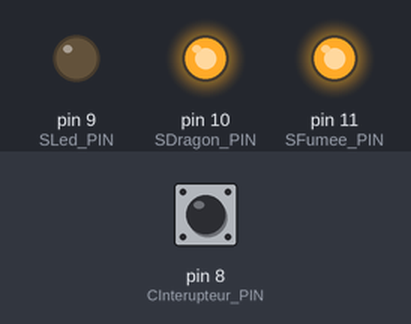
Recording of a sketch running on a simulated Arduino Uno, built with avr-gcc and run on an emulated ATmega328P. Parts: output pins drawn as LEDs (lit = HIGH). The inputs (shaded band) are chosen by the test bench; at power-on: pin 8 (CInterupteur_PIN) HIGH. What the sketch prints to the serial monitor is not drawn.

Above: at 1.2 s.
1.3 s: pin 8 (CInterupteur_PIN) pulled LOW for 1 s
At 7.7 s:
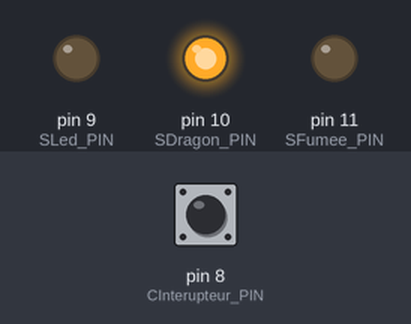
At 12.7 s:
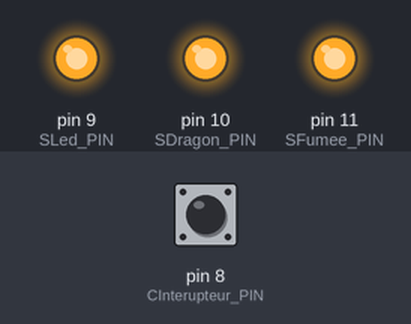
Timing chart, 0 to 14.2 s (numbered marks = the images above; inputs shaded):
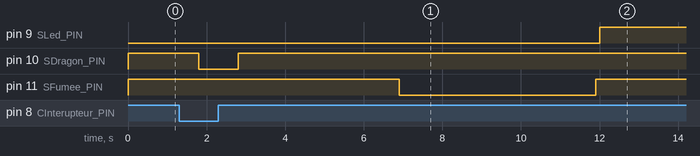

The sketch:

Mecanisme4.ino
```cpp
//FICHIER Feu H

#include "Wire.h"

#define CInterupteur_PIN 8  	//interupteur a clef
#define SLed_PIN 9          	//led controle
#define SDragon_PIN 10      	//relais dragon
#define SFumee_PIN 11       	//relais fumee
#define DEBOUNCE 500

int sd_reading = HIGH;        	//Valeur actuelle du capteur
int sd_previous = HIGH;     	//Valeur précédente du capteur
long ms_time = 0;             	//Dernière fois que le statut du mécanisme a changé

class Feu{

  private :
    bool S_Dragon;
    bool S_Fumee;
    bool S_Led;
    bool S_Feu;
    bool C_Interupteur;
    bool mechanism_status;

  private :
    bool actuator[4] = {S_Dragon, S_Fumee, S_Led, S_Feu};
    bool sensor[1] = {C_Interupteur};

  public :
    Feu();
    void setupMechanism();
    void execute();
    void receive_order();
    void send_status();
};

//FICHIER FEU CPP

Feu::Feu(){
  S_Dragon = false;
  S_Fumee = false;
  S_Led = false;
  S_Feu = false;
  C_Interupteur = false;
  mechanism_status = false;
}

void Feu::setupMechanism() {
  Serial.begin(9600);

  pinMode(CInterupteur_PIN , INPUT_PULLUP);

  pinMode(SLed_PIN, OUTPUT);
  digitalWrite(SLed_PIN , LOW);

  pinMode(SDragon_PIN, OUTPUT);
  digitalWrite(SDragon_PIN, HIGH);

  pinMode(SFumee_PIN, OUTPUT);
  digitalWrite(SFumee_PIN, HIGH);
}

void Feu::execute(){
	sd_reading = digitalRead(CInterupteur_PIN);   		//On récupère la valeur du capteur intérupteur à clef

	//on tient à vérifier si il y a eu un changement de position ou un parasite (bille qui trésaute)...
	if (sd_reading != sd_previous) {
		ms_time = millis();								//On remet le timer de déparasitage à 0
	}

	sd_previous = sd_reading;

	if (sd_reading == LOW
	&& (millis() - ms_time) > ((DEBOUNCE)/2)){ 			//On vérifie s'il y a eu un changement de position positif

		C_Interupteur = true;							//On fixe la valeur de l'attribut capteur
		Serial.print(digitalRead(CInterupteur_PIN));

		if (mechanism_status == false) {				//Si il y a eu le premier changement de position

			S_Dragon = true;							//On active l'électroaimant de la ventouse dragon
			S_Fumee = true;								//On active la fumée
			S_Led = true;								//On allume la led verte
			S_Feu = true;								//On allume l'element FEU des 4 éléments
			mechanism_status = true; 					//On valide le mécanisme
		}
	}else{												//Si il n'y a pas eu de changement de position positif

		C_Interupteur = false;							//On fixe la valeur de l'attribut capteur
		Serial.print(digitalRead(CInterupteur_PIN));
	}

	if ( S_Dragon == true ){							//Pour désactiver l'electroaimant de la ventouse dragon
		delay(100);										//On attend 0.1 seconde
		digitalWrite(SDragon_PIN, LOW); 				//On désactive l'electroaimant de la trappe dragon
		delay(1000);									//On attend 1 seconde
		digitalWrite(SDragon_PIN, HIGH);				//On réactive l'electroaimant
		delay(4000); 									//On attend 4 secondes
		S_Dragon = false;								//On change la valeur de l'attribut
	}

	if ( S_Fumee == true ){								//Pour activer la fumée
		delay(100);										//On attend 0.1 seconde
		digitalWrite(SFumee_PIN, LOW); 					//On allume la fumée
		delay(5000);									//On attend 5 secondes
		digitalWrite(SFumee_PIN, HIGH);					//On éteint la fumée
		S_Fumee = false;								//On change la valeur de l'attribut
	}

	if ( S_Led == true ){								//Pour allumer la led témoin
		delay(100);										//On attend 0.1 seconde
		digitalWrite(SLed_PIN, HIGH);					//On allume la led de contrôle
	}else{												//Pour éteindre la led témoin
		delay(100);										//On attend 0.1 seconde
		digitalWrite(SLed_PIN, LOW);					//On éteint la led de contrôle
	}

	if ( mechanism_status == false ){					//En cas de reset
		S_Led = false;									//On change la valeur de l'attribut
		S_Feu = false;									//On change la valeur de l'attribut
	}
}

void Feu::receive_order() {
  String data_received;
  while(Wire.available() > 0) {
    char c = Wire.read();
    data_received += String(c);
  }
  if(data_received != "2") {
    String order = data_received;
    Serial.print("Order received : ");
    Serial.println(order);//4MSTASFFFT.

    if(order[1] == '1'){
      mechanism_status = true;
    }else if(order[1] == '0'){
      mechanism_status = false;
    }

	for(int i=2; i<sizeof(order)+1; i++) {
      if(order[i] == '1'){
        actuator[i-1] = true;
      }else if(order[i] == '0'){
        actuator[i-1] = false;
      }
    }
  }
}

void Feu::send_status() {
  String ms_I2Cmessage = "ms";
  String as_I2Cmessage = "as";
  String sd_I2Cmessage = "sd";
  String I2Cmessage;

  if (mechanism_status == true){
    ms_I2Cmessage += "T";
  }else{
    ms_I2Cmessage += "F";
  }

  for(int i=0; i<sizeof(actuator); i++){
    if (actuator[i] == true){
      as_I2Cmessage += "T";
    }else{
      as_I2Cmessage += "F";
    }
  }
  if (as_I2Cmessage.length() < 6){
    for(int i=as_I2Cmessage.length()-1; i<5; i++){
      as_I2Cmessage += "X";
    }
  }

  for(int i=0; i<sizeof(sensor); i++){
    if (sensor[i] == true){
      sd_I2Cmessage += "T";
    }else{
      sd_I2Cmessage += "F";
    }
  }

  I2Cmessage = ms_I2Cmessage + as_I2Cmessage + sd_I2Cmessage;//asFFXXsdF

  Wire.write(I2Cmessage.c_str());
  Serial.print("Message send to Raspberry : ");
  Serial.println(I2Cmessage);
}

//FICHIER I2C H


#define SLAVE_ADDRESS 0x15  //initialisation de l’Arduino avec l’adresse 0x15

class i2c{

  private :
    Feu mechanism;
  public :
    i2c(Feu mechanism);
    void setupI2C();
};

//FICHIER I2C CPP

i2c::i2c(Feu mechanism){
  mechanism = mechanism;
}

void i2c::setupI2C() {
  Serial.begin(9600);
  Wire.begin(SLAVE_ADDRESS);
  /*Wire.onReceive(mechanism.receive_order);
  Wire.onRequest(mechanism.send_status);*/
}


//MAIN
Feu mechanism = Feu();
i2c message = i2c(mechanism);


void setup() {
  message.setupI2C();
  mechanism.setupMechanism();
}

void loop() {
  delay(100);
  mechanism.execute();
}
```

Measured:
- after the input at 1.3 s, pin 9 (SLed_PIN): LOW → HIGH after 10.7 s; pin 10 (SDragon_PIN): HIGH → LOW after 0.50 s, → HIGH 1.0 s later; pin 11 (SFumee_PIN): HIGH → LOW after 5.6 s, → HIGH 5.0 s later
